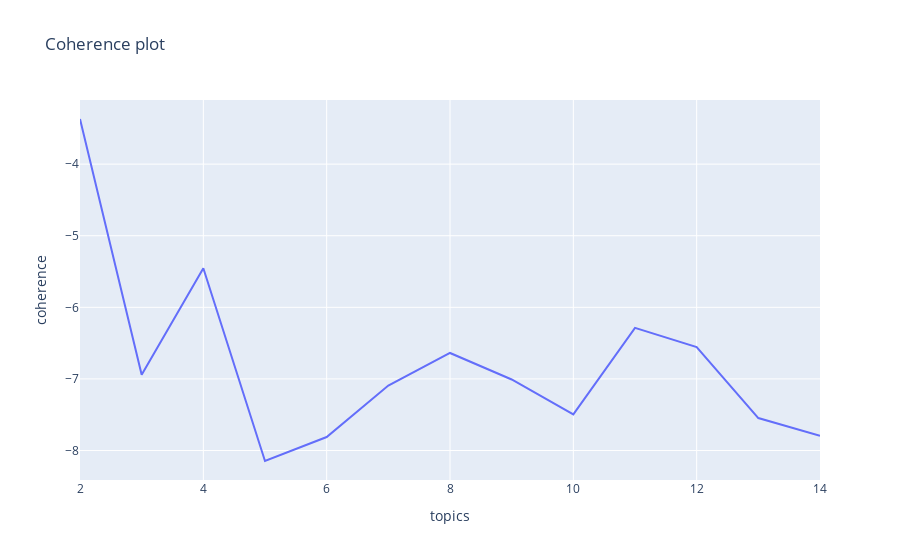

Write notebook code for a chart like this one.
### Code cell
fig = px.line(post_ts_df, x='topics', y='coherence', title='Coherence plot')
fig.show()

### Figure 1 — Plotly figure (JSON) as saved in the notebook; plotly's stock layout.template omitted (floating-point values rounded to 4 significant figures)
{"data": [{"hovertemplate": "topics=%{x}<br>coherence=%{y}<extra></extra>", "legendgroup": "", "line": {"color": "#636efa", "dash": "solid"}, "marker": {"symbol": "circle"}, "mode": "lines", "name": "", "orientation": "v", "showlegend": false, "type": "scatter", "x": [2, 3, 4, 5, 6, 7, 8, 9, 10, 11, 12, 13, 14], "xaxis": "x", "y": [-3.37, -6.941, -5.454, -8.146, -7.812, -7.093, -6.637, -7.008, -7.495, -6.286, -6.555, -7.547, -7.793], "yaxis": "y"}], "layout": {"legend": {"tracegroupgap": 0}, "title": {"text": "Coherence plot"}, "xaxis": {"anchor": "y", "domain": [0, 1], "title": {"text": "topics"}}, "yaxis": {"anchor": "x", "domain": [0, 1], "title": {"text": "coherence"}}}}
